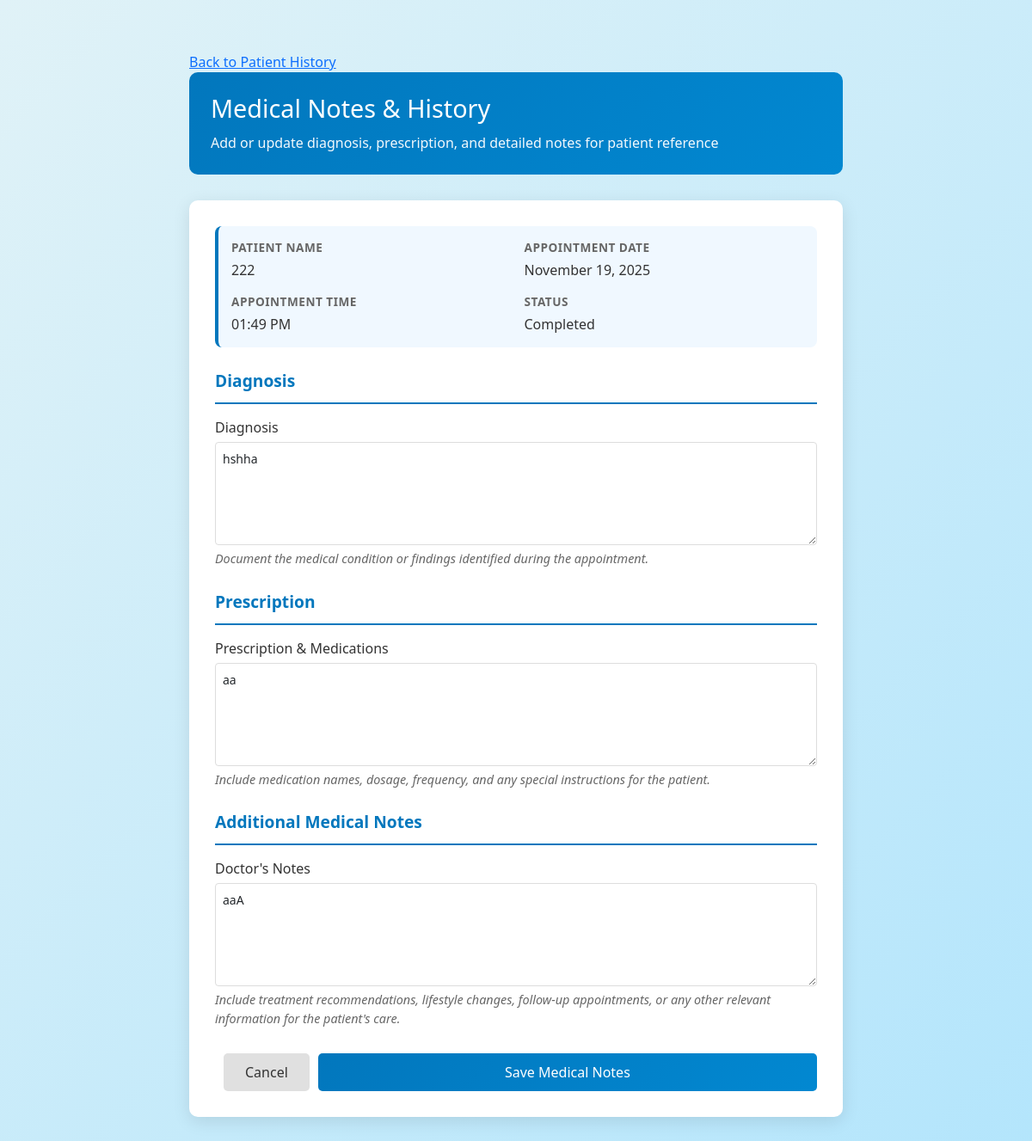
The app's page /update_medical_notes/6 (signed in) with its own data.
### application/models.py (models this page shows, shortened)
class Patient(db.Model, UserMixin):
    __tablename__ = 'patients'
    id = db.Column(db.Integer, primary_key=True)
    username = db.Column(db.String(80), unique=True, nullable=False)
    passwordp = db.Column(db.String(255), nullable=False)
    name = db.Column(db.String(100), nullable=False)
    date_of_birth = db.Column(db.Date)
    gender = db.Column(db.String(10))
    blood_group = db.Column(db.String(5))
    contact = db.Column(db.String(15))  # Contact field added
    patient_id = db.Column(db.Integer, db.ForeignKey('users.id'), nullable=False, unique=True)
    is_blacklisted = db.Column(db.Boolean, default=False)
    appointments = db.relationship('Appointment', backref='patient', lazy=True)

class Appointment(db.Model):
    __tablename__ = 'appointments'
    id = db.Column(db.Integer, primary_key=True)
    patient_id = db.Column(db.Integer, db.ForeignKey('patients.id'), nullable=True)  # Nullable for availability slots
    doctor_id = db.Column(db.Integer, db.ForeignKey('doctors.id'), nullable=False)
    name = db.Column(db.String(100), nullable=False)  # Patient name or 'Available' for slots
    date = db.Column(db.Date, nullable=False)
    st_time = db.Column(db.Time, nullable=False)
    en_time = db.Column(db.Time, nullable=False)
    status = db.Column(db.String(20), default='Booked')  # Booked, Completed, Cancelled, Available
    treatment = db.relationship('Treatment', backref='appointment', uselist=False, cascade='all, delete-orphan')

class Treatment(db.Model):
    __tablename__ = 'treatments'
    id = db.Column(db.Integer, primary_key=True)
    appointment_id = db.Column(db.Integer, db.ForeignKey('appointments.id'), nullable=False, unique=True)
    diagnosis = db.Column(db.Text, nullable=False)
    prescription = db.Column(db.Text)
    notes = db.Column(db.Text)
    created_at = db.Column(db.DateTime, default=datetime.utcnow)

### application/routes.py (the view, shortened to what this page needs)
@app.route('/update_medical_notes/<int:appointment_id>', methods=['GET', 'POST'])
@login_required
def update_medical_notes(appointment_id):
    if current_user.user_role != 1:
        abort(403)
    doctor = Doctor.query.filter_by(doctor_id=current_user.id).first()
    appointment = Appointment.query.get_or_404(appointment_id)
    if appointment.doctor_id != doctor.id:
        abort(403)
    treatment = appointment.treatment
    return render_template('update_medical_notes.html', appointment=appointment, treatment=treatment)

### templates/update_medical_notes.html (shortened to what this page needs)
<!DOCTYPE html>
<html lang="en">
<head>
    <link href="https://cdn.jsdelivr.net/npm/bootstrap@5.1.3/dist/css/bootstrap.min.css" rel="stylesheet">
    <link rel="stylesheet" href="{{ url_for('static', filename='style.css') }}">
</head>
<body class="bg-light">
    <div class="form-container">
        <a href="{{ url_for('view_patient_history', patient_id=appointment.patient_id) }}" class="back-link"> Back to Patient History</a>
        <div class="form-header">
            <h1>Medical Notes & History</h1>
            <p>Add or update diagnosis, prescription, and detailed notes for patient reference</p>
        </div>
        <div class="form-card">
            <div class="appointment-info">
                <div class="info-grid">
                    <div class="info-item">
                        <div class="info-label">Patient Name</div>
                        <div class="info-value">{{ appointment.patient.name }}</div>
                    </div>
                    <div class="info-item">
                        <div class="info-label">Appointment Date</div>
                        <div class="info-value">{{ appointment.date.strftime('%B %d, %Y') }}</div>
                    </div>
                    <div class="info-item">
                        <div class="info-label">Appointment Time</div>
                        <div class="info-value">{{ appointment.st_time.strftime('%I:%M %p') }}</div>
                    </div>
                    <div class="info-item">
                        <div class="info-label">Status</div>
                        <div class="info-value">{{ appointment.status }}</div>
                    </div>
                </div>
            </div>
            <form method="POST">
                <div class="section-title">Diagnosis</div>
                <div class="form-group">
                    <label for="diagnosis" class="form-label">Diagnosis</label>
                    <textarea class="form-control" id="diagnosis" name="diagnosis" placeholder="Enter the patient's diagnosis based on consultation...">{% if treatment %}{{ treatment.diagnosis }}{% endif %}</textarea>
                    <div class="hint-text">Document the medical condition or findings identified during the appointment.</div>
                </div>
                <div class="section-title">Prescription</div>
                <div class="form-group">
                    <label for="prescription" class="form-label">Prescription & Medications</label>
                    <textarea class="form-control" id="prescription" name="prescription" placeholder="Enter prescribed medications, dosage, and frequency...">{% if treatment %}{{ treatment.prescription }}{% endif %}</textarea>
                    <div class="hint-text">Include medication names, dosage, frequency, and any special instructions for the patient.</div>
                </div>
                <div class="section-title">Additional Medical Notes</div>
                <div class="form-group">
                    <label for="notes" class="form-label">Doctor's Notes</label>
                    <textarea class="form-control" id="notes" name="notes" placeholder="Add any additional observations, recommendations, or follow-up instructions...">{% if treatment %}{{ treatment.notes }}{% endif %}</textarea>
                    <div class="hint-text">Include treatment recommendations, lifestyle changes, follow-up appointments, or any other relevant information for the patient's care.</div>
                </div>
                <div class="button-group">
                    <a href="{{ url_for('view_patient_history', patient_id=appointment.patient_id) }}" class="btn btn-secondary">Cancel</a>
                    <button type="submit" class="btn btn-primary">Save Medical Notes</button>
                </div>
            </form>
        </div>
    </div>
</body>
</html>

### static/style.css (style rules this page uses)
* { margin: 0; padding: 0; box-sizing: border-box; }
body { font-family: 'Segoe UI', Tahoma, Geneva, Verdana, sans-serif; background: linear-gradient(135deg, #e0f2f7 0%, #b3e5fc 100%); margin: 0; padding: 0; min-height: 100vh; }
.section-title { font-weight: bold; margin-bottom: 10px; font-size: 16px; }
.form-group { margin-bottom: 15px; }
.form-group label { display: block; margin-bottom: 5px; color: #333; font-weight: normal; }
.form-group input[type="text"], .form-group input[type="password"], .form-group input[type="email"], .form-group input[type="date"], .form-group input[type="time"], .form-group input[type="number"], .form-group select, .form-group textarea { width: 100%; padding: 8px; box-sizing: border-box; border: 1px solid #ddd; border-radius: 4px; font-size: 14px; }
button, .btn { padding: 10px 20px; border-radius: 4px; border: none; font-size: 16px; cursor: pointer; text-decoration: none; display: inline-block; transition: 0.3s; font-weight: normal; }
button[type="submit"], .btn-primary { width: 100%; background: linear-gradient(135deg, #0277bd 0%, #0288d1 100%); color: #fff; }
.btn { width: auto; padding: 8px 16px; background: linear-gradient(135deg, #0277bd 0%, #0288d1 100%); color: white; }
.btn-secondary { background: #6c757d; color: white; margin-left: 10px; }

### templates/update_medical_notes.html (style rules this page uses)
.form-container { max-width: 800px; margin: 40px auto; padding: 20px; }
.form-header { background: linear-gradient(135deg, #0277bd 0%, #0288d1 100%); color: white; padding: 25px; border-radius: 10px; margin-bottom: 30px; }
.form-header h1 { margin: 0; font-size: 1.8rem; }
.form-header p { margin: 10px 0 0 0; font-size: 1rem; opacity: 0.95; }
.form-card { background: white; border-radius: 10px; box-shadow: 0 5px 20px rgba(0,0,0,0.1); padding: 30px; }
.section-title { font-size: 1.2rem; font-weight: 600; color: #0277bd; margin-top: 25px; margin-bottom: 15px; border-bottom: 2px solid #0277bd; padding-bottom: 10px; }
.form-group { margin-bottom: 20px; }
.form-label { font-weight: 600; color: #333; margin-bottom: 8px; }
textarea.form-control { resize: vertical; min-height: 120px; }
.button-group { display: flex; gap: 10px; margin-top: 30px; justify-content: flex-end; }
.btn { padding: 10px 25px; font-weight: 500; border-radius: 5px; transition: 0.3s; }
.btn-primary { background: linear-gradient(135deg, #0277bd 0%, #0288d1 100%); color: white; border: none; }
.btn-secondary { background: #e0e0e0; color: #333; border: none; }
.appointment-info { background: #f0f8ff; padding: 15px; border-radius: 8px; border-left: 4px solid #0277bd; margin-bottom: 25px; }
.info-grid { display: grid; grid-template-columns: 1fr 1fr; gap: 15px; }
.info-item { margin-bottom: 0; }
.info-label { font-size: 0.85rem; color: #666; text-transform: uppercase; letter-spacing: 0.5px; font-weight: 600; margin-bottom: 4px; }
.info-value { font-size: 1rem; color: #333; font-weight: 500; }
.hint-text { font-size: 0.9rem; color: #666; margin-top: 5px; font-style: italic; }

### records on screen
Patient: patient.name "222"
Appointment: date "November 19, 2025", st_time "01:49 PM", status "Completed"
Treatment: diagnosis "hshha", prescription "aa", notes "aaA"
